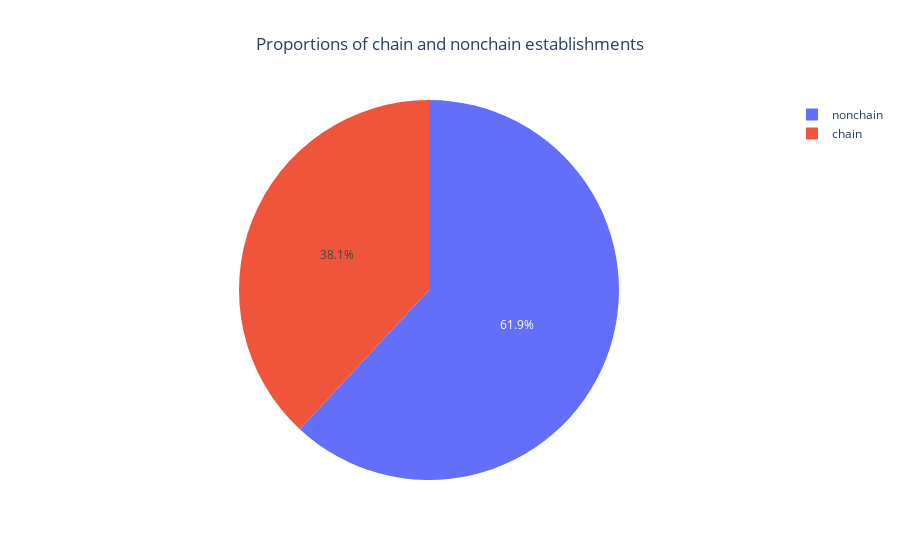

Source (notebook cell):
### Markdown cell above
#### 4.2 Proportions of chain and nonchain establishments

### Code cell
fig = go.Figure(go.Pie(labels=['nonchain', 'chain'],
                       values=rest_data['chain'].value_counts().values))
fig.update_layout(
    title_text='Proportions of chain and nonchain establishments',
    title_x=0.5)
fig.show()

### Figure 1 — Plotly figure (JSON) as saved in the notebook; plotly's stock layout.template omitted (floating-point values rounded to 4 significant figures)
{"data": [{"labels": ["nonchain", "chain"], "type": "pie", "values": [5972, 3676]}], "layout": {"title": {"text": "Proportions of chain and nonchain establishments", "x": 0.5}}}
